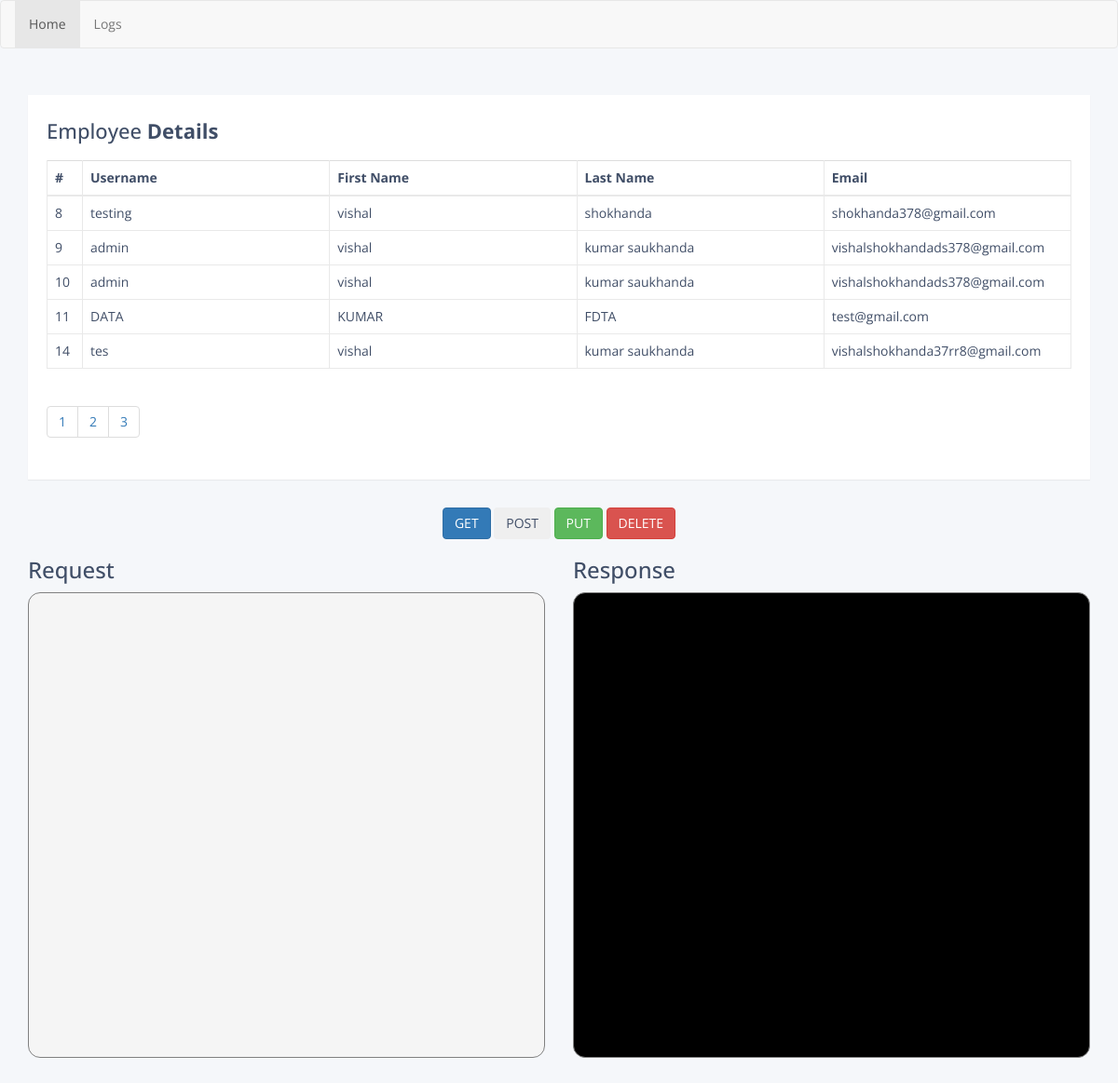
The page / on the database its author committed.
### main/models.py (models this page shows)
class User(models.Model):
    username = models.CharField(max_length=255,blank=True)
    firstname = models.CharField(max_length=255,blank=True)
    lastname = models.CharField(max_length=255,blank=True)
    email= models.EmailField(max_length=254)
    class Meta:
        db_table = "Users"

### main/views.py (the view)
# urls.py: path("",views.index,name="index"),
def index(request):
    newsdata = User.objects.all()
    per_page = 5
    obj_paginator = Paginator(newsdata,per_page)
    first_page = obj_paginator.page(1).object_list
    page_range = obj_paginator.page_range
    context = {
    'obj_paginator':obj_paginator,
    'first_page':first_page,
    'page_range':page_range
    }
    if request.method == 'POST':
        page_no = request.POST.get('page_no', None)
        results = list(obj_paginator.page(page_no).object_list.values())
        return JsonResponse({"results":results})
    return render(request, 'index.html',context)

### main/templates/index.html (shortened to what this page needs)
{% extends 'base.html' %}
{% block 'content' %}
<div class="container">
    <div class="table-wrapper">
        <div class="table-title">
            <div class="row">
                <div class="col-sm-8"><h2>Employee <b>Details</b></h2></div>
            </div>
        </div>
        <table class="table table-bordered">
            <thead>
                <tr>
                    <th>#</th>
                    <th>Username</th>
                    <th>First Name</th>
                    <th>Last Name</th>
                    <th>Email</th>
                </tr>
            </thead>
            <tbody id="usersdata">
                {% for data in first_page %}
                    <tr>
                        <td>{{ data.id }}</td>
                        <td>{{ data.username }}</td>
                        <td>{{ data.firstname }}</td>
                        <td>{{ data.lastname }}</td>
                        <td>{{ data.email }}</td>
                    </tr>
                {% endfor %}
            </tbody>
        </table>
        <nav aria-label="Page navigation example" class="nav-list">
            <ul class="pagination">
                {% for i in page_range %}
                <li class="page-item"><a class="page-link" href="{{i}}">{{i}}</a></li>
                {% endfor %}
            </ul>
        </nav>
    </div>
<div class="center">
 <button type="button" onclick="hidedata('getform')" class="btn btn-primary">GET</button>
<button type="button" onclick="hidedata('postform')" class="btn btn-secondary">POST</button>
<button type="button" onclick="hidedata('putform')" class="btn btn-success">PUT</button>
<button type="button" onclick="hidedata('deleteform')" class="btn btn-danger">DELETE</button>
</div>
</div>
<div class="container" style="margin-bottom: 35px;">
    <div class="row">
      <div class="col-sm-6">
        <h3>Request</h3>
        <div class="request_section">
        </div>
      </div>
      <div class="col-sm-6">
        <h3>Response</h3>
        <div class="response_section">
        </div>
      </div>
    </div>
</div>
        {% endblock  %}

### main/templates/base.html (shortened to what this page needs)
<!DOCTYPE html>
<html lang="en">
<head>
<link rel="stylesheet" href="https://maxcdn.bootstrapcdn.com/font-awesome/4.7.0/css/font-awesome.min.css">
<link rel="stylesheet" href="https://maxcdn.bootstrapcdn.com/bootstrap/3.3.7/css/bootstrap.min.css">
<link rel="stylesheet" href="https://cdnjs.cloudflare.com/ajax/libs/jquery-jsonview/1.2.3/jquery.jsonview.css" />
{% load static  %}
<link rel="stylesheet" href="{%  static 'style.css'%}">
</head>
<body>
    <nav class="navbar navbar-default">
        <div class="container-fluid">
          <ul class="nav navbar-nav">
            <li class="active"><a href="{% url 'index' %}">Home</a></li>
            <li><a href="{% url 'logs' %}">Logs</a></li>
          </ul>
        </div>
      </nav>
{% block 'content' %}{% endblock %}
</body>
</html>

### main/static/style.css (style rules this page uses)
body { color: #404E67; background: #F5F7FA; font-family: 'Open Sans', sans-serif; }
.table-wrapper { width: 100%; margin: 30px auto; background: #fff; padding: 20px; box-shadow: 0 1px 1px rgba(0,0,0,.05); }
.table-title { padding-bottom: 10px; margin: 0 0 10px; }
.table-title h2 { margin: 6px 0 0; font-size: 22px; }
table.table { table-layout: fixed; }
table.table tr th, table.table tr td { border-color: #e9e9e9; }
.center { text-align: center; }
.response_section { background-color: black; height: 500px; border-radius: 13px; border: 1px solid gray; }
.request_section { background-color:whitesmoke; height: 500px; border-radius: 13px; border: 1px solid gray; }
thead tr th:first-child { width: 38px; }

### rows shown on the page
User: id "8", username "testing", firstname "vishal", lastname "shokhanda", email "shokhanda378@gmail.com"
User: id "9", username "admin", firstname "vishal", lastname "kumar saukhanda", email "vishalshokhandads378@gmail.com"
User: id "10", username "admin", firstname "vishal", lastname "kumar saukhanda", email "vishalshokhandads378@gmail.com"
User: id "11", username "DATA", firstname "KUMAR", lastname "FDTA", email "test@gmail.com"
User: id "14", username "tes", firstname "vishal", lastname "kumar saukhanda", email "vishalshokhanda37rr8@gmail.com"

### other values the page prints
{{ i }} "1" "2" "3"
